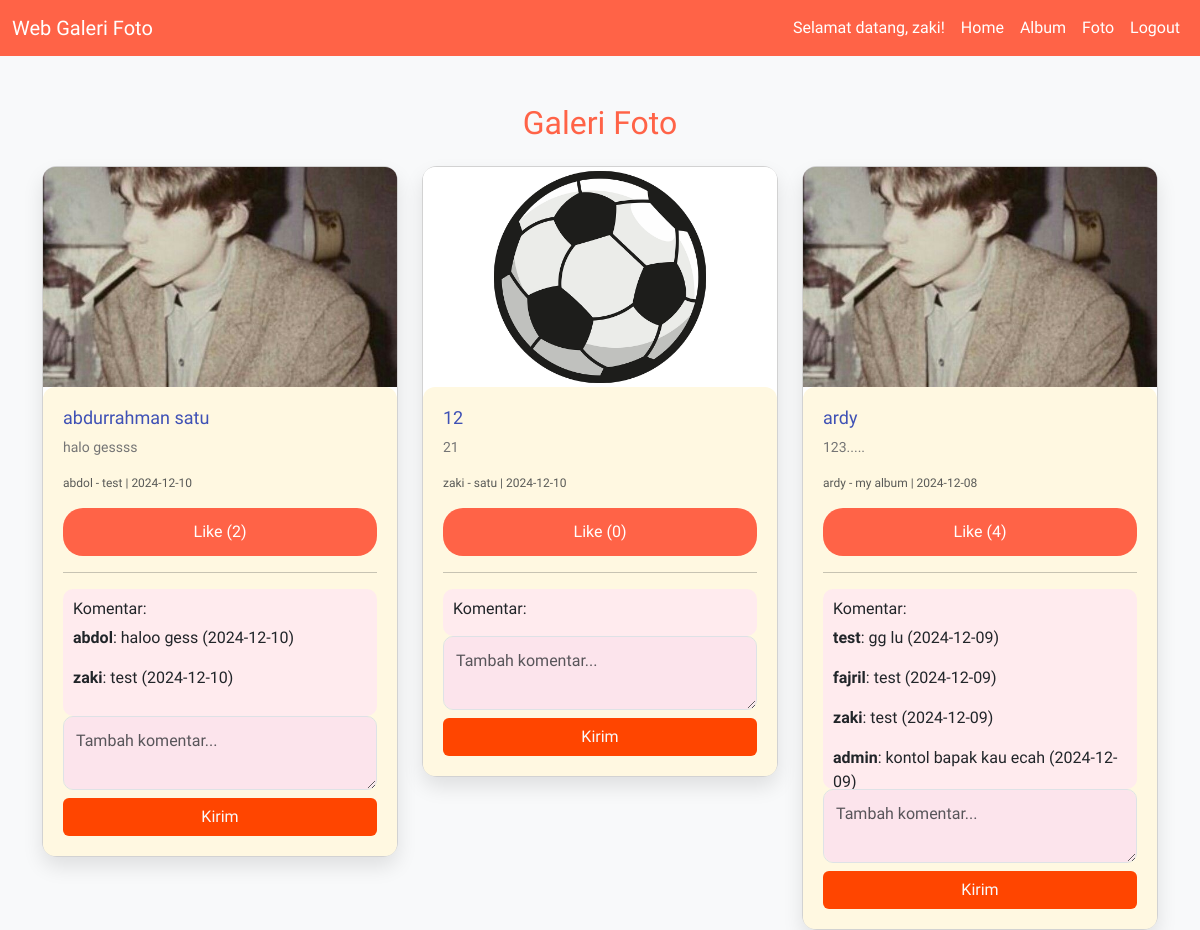
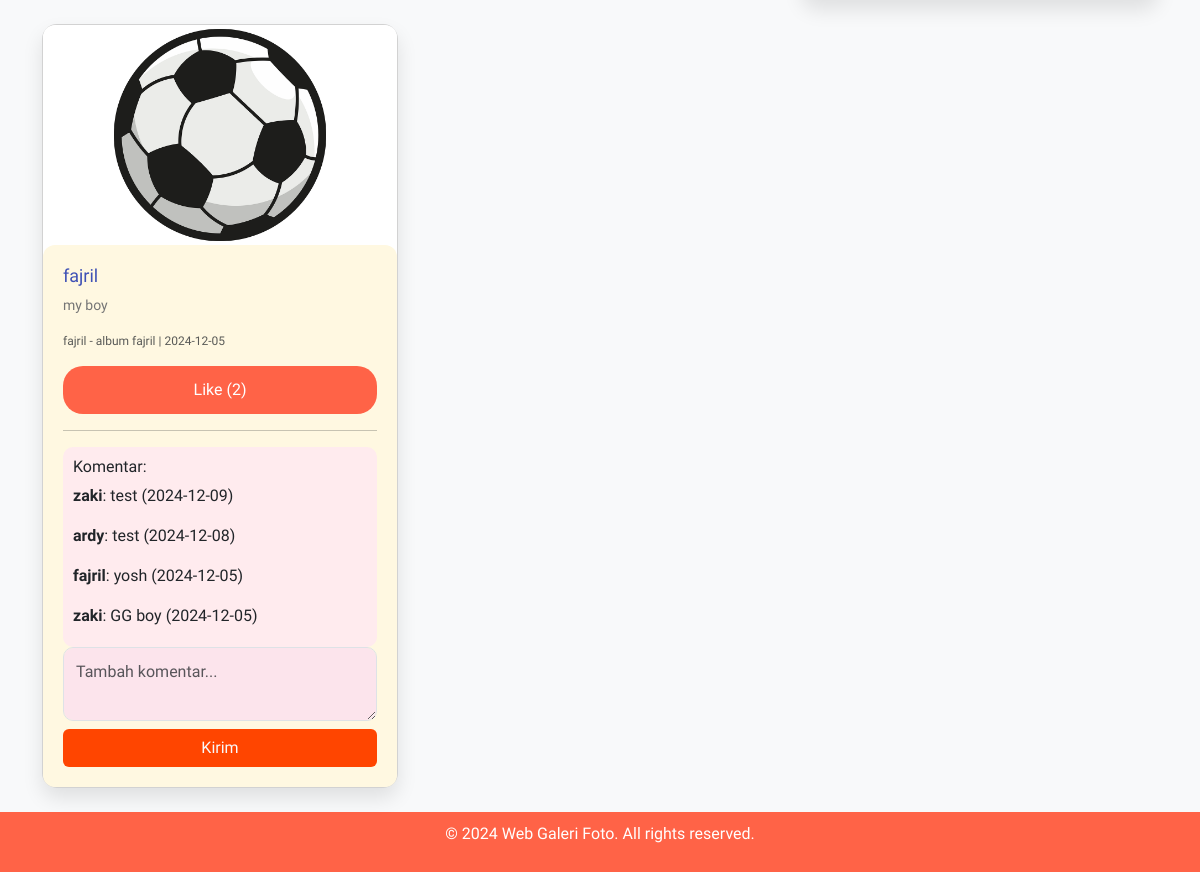
The page /index.php (signed in) on the database its author committed (2 pictures, top to bottom).
### tables this page shows
CREATE TABLE `gallery_foto` (
  `FOTO_ID` int(11) NOT NULL,
  `USER_ID` int(11) DEFAULT NULL,
  `ALBUM_ID` int(11) DEFAULT NULL,
  `JUDULFOTO` varchar(255) DEFAULT NULL,
  `DESKRIPSIFOTO` varchar(255) DEFAULT NULL,
  `TANGGALUNGGAH` date DEFAULT NULL,
  `LOKASIFILE` varchar(255) DEFAULT NULL
);

CREATE TABLE `gallery_user` (
  `USER_ID` int(11) NOT NULL,
  `USERNAME` varchar(255) DEFAULT NULL,
  `PASSWORD` varchar(255) DEFAULT NULL,
  `EMAIL` varchar(255) DEFAULT NULL,
  `NAMALENGKAP` varchar(255) DEFAULT NULL,
  `ALAMAT` varchar(255) DEFAULT NULL
);

CREATE TABLE `gallery_album` (
  `ALBUM_ID` int(11) NOT NULL,
  `USER_ID` int(11) DEFAULT NULL,
  `NAMAALBUM` varchar(255) DEFAULT NULL,
  `DESKRIPIS` varchar(255) DEFAULT NULL,
  `TANGGALDIBUAT` date DEFAULT NULL
);

### index.php (the view, shortened to what this page needs)
<?php
include 'koneksi.php';
$query_foto = "SELECT f.FOTO_ID, f.JUDULFOTO, f.LOKASIFILE, f.TANGGALUNGGAH, a.NAMAALBUM, u.USERNAME, f.DESKRIPSIFOTO
               FROM gallery_foto f
               JOIN gallery_album a ON f.ALBUM_ID = a.ALBUM_ID
               JOIN gallery_user u ON f.USER_ID = u.USER_ID
               ORDER BY f.TANGGALUNGGAH DESC";
$foto_result = mysqli_query($koneksi, $query_foto);
?>
<!DOCTYPE html>
<html lang="en">
<head>
    <link href="https://cdn.jsdelivr.net/npm/bootstrap@5.3.0-alpha1/dist/css/bootstrap.min.css" rel="stylesheet">
</head>
<body>
    <nav class="navbar navbar-expand-lg navbar-dark">
        <div class="container-fluid">
            <a class="navbar-brand" href="index.php">Web Galeri Foto</a>
            <div class="collapse navbar-collapse" id="navbarNav">
                <ul class="navbar-nav ms-auto">
                    <?php if (isset($_SESSION['user_id'])): ?>
                        <li class="nav-item">
                            <span class="nav-link text-light">Selamat datang, <?= $_SESSION['username']; ?>!</span>
                        </li>
                    <?php endif; ?>
                    <li class="nav-item"><a class="nav-link active" href="#">Home</a></li>
                    <li class="nav-item"><a class="nav-link" href="album_list.php">Album</a></li>
                    <li class="nav-item"><a class="nav-link" href="foto_list.php">Foto</a></li>
                    <li class="nav-item"><a class="nav-link" href="logout.php">Logout</a></li>
                </ul>
            </div>
        </div>
    </nav>
    <div class="container mt-5">
        <h2 class="text-center mb-4" style="color: #ff6347;">Galeri Foto</h2>
        <div class="row">
            <?php
            while ($foto = mysqli_fetch_assoc($foto_result)) { ?>
                <div class="col-md-4 mb-4">
                    <div class="card">
                        <img src="uploads/<?= $foto['LOKASIFILE'] ?>" alt="<?= $foto['JUDULFOTO'] ?>" class="card-img-top">
                        <div class="card-body">
                            <h5 class="card-title"><?= $foto['JUDULFOTO'] ?></h5>
                            <p class="card-text"><?= $foto['DESKRIPSIFOTO'] ?></p>
                            <p class="text-muted">
                                <?= $foto['USERNAME'] ?> - <?= $foto['NAMAALBUM'] ?> | <?= $foto['TANGGALUNGGAH'] ?>
                            </p>
                            <?php
                            $foto_id = $foto['FOTO_ID'];
                            $query_like = "SELECT COUNT(*) AS total_like FROM gallerylike_foto WHERE FOTO_ID = '$foto_id'";
                            $like_result = mysqli_query($koneksi, $query_like);
                            $like_data = mysqli_fetch_assoc($like_result);
                            ?>
                            <button class="btn btn-outline-primary w-100" data-foto-id="<?= $foto_id ?>">
                                Like (<?= $like_data['total_like'] ?>)
                            </button>
                            <hr>
                            <div class="komentar-section">
                                <h6>Komentar:</h6>
                                <?php
                                $query_komentar = "SELECT k.ISIKOMENTAR, u.USERNAME, k.TANGGALKOMENTAR
                                                   FROM gallery_komentar_foto k
                                                   JOIN gallery_user u ON k.USER_ID = u.USER_ID
                                                   WHERE k.FOTO_ID = '$foto_id' ORDER BY k.TANGGALKOMENTAR DESC";
                                $komentar_result = mysqli_query($koneksi, $query_komentar);
                                while ($komentar = mysqli_fetch_assoc($komentar_result)) {
                                    echo "<p><strong>{$komentar['USERNAME']}</strong>: {$komentar['ISIKOMENTAR']} ({$komentar['TANGGALKOMENTAR']})</p>";
                                }
                                ?>
                            </div>
                            <form method="POST" action="proses_komentar.php">
                                <textarea name="komentar" placeholder="Tambah komentar..." required
                                    class="form-control mb-2"></textarea>
                                <button type="submit" class="btn btn-primar w-100">Kirim</button>
                            </form>
                        </div>
                    </div>
                </div>
            <?php } ?>
        </div>
    </div>
    <footer>
        <p>&copy; 2024 Web Galeri Foto. All rights reserved.</p>
    </footer>
</body>
</html>

### index.php (style rules this page uses)
body { font-family: 'Comic Sans MS', sans-serif; background-color: #f8f9fa; }
nav { background-color: #ff6347 !important; }
.navbar-brand, .nav-link { color: white !important; }
.card { border-radius: 15px; box-shadow: 0 10px 20px rgba(0, 0, 0, 0.1); transition: transform 0.3s ease-in-out; }
.card-body { padding: 20px; background-color: #fff8e1; border-radius: 12px; }
.card-img-top { border-radius: 12px 12px 0 0; max-height: 220px; object-fit: cover; }
.btn-outline-primary { border-radius: 20px; font-weight: normal; background-color: #ff6347; color: white; border: none; padding: 12px; transition: background-color 0.3s ease-in-out; }
.komentar-section { max-height: 200px; overflow-y: auto; margin-top: 15px; background-color: #ffebee; padding: 10px; border-radius: 10px; }
.form-control { border-radius: 10px; margin-bottom: 10px; padding: 12px; background-color: #fce4ec; }
.card-title { font-size: 18px; font-weight: normal; color: #3f51b5; }
.card-text { font-size: 14px; color: #757575; }
.text-muted { font-size: 12px; }
.btn-primar { color: #f8f9fa; background-color: #ff4500; }
footer { background-color: #ff6347; color: white; padding: 10px 0; text-align: center; }

### rows shown on the page
gallery_foto: LOKASIFILE (picture), JUDULFOTO "abdurrahman satu", DESKRIPSIFOTO "halo gessss", USER_ID.USERNAME "abdol", ALBUM_ID.NAMAALBUM "test", TANGGALUNGGAH "2024-12-10", total_like "2", USERNAME "abdol", ISIKOMENTAR "haloo gess", TANGGALKOMENTAR "2024-12-10", USERNAME "zaki", ISIKOMENTAR "test"
gallery_foto: LOKASIFILE (picture), JUDULFOTO "12", DESKRIPSIFOTO "21", USER_ID.USERNAME "zaki", ALBUM_ID.NAMAALBUM "satu", TANGGALUNGGAH "2024-12-10", total_like "0"
gallery_foto: LOKASIFILE (picture), JUDULFOTO "ardy", DESKRIPSIFOTO "123.....", USER_ID.USERNAME "ardy", ALBUM_ID.NAMAALBUM "my album", TANGGALUNGGAH "2024-12-08", total_like "4", USERNAME "test", ISIKOMENTAR "gg lu", TANGGALKOMENTAR "2024-12-09", USERNAME "fajril", ISIKOMENTAR "test", USERNAME "zaki", USERNAME "admin", ISIKOMENTAR "kontol bapak kau ecah"
gallery_foto: LOKASIFILE (picture), JUDULFOTO "fajril", DESKRIPSIFOTO "my boy", USER_ID.USERNAME "fajril", ALBUM_ID.NAMAALBUM "album fajril", TANGGALUNGGAH "2024-12-05", total_like "2", USERNAME "zaki", ISIKOMENTAR "test", TANGGALKOMENTAR "2024-12-09", USERNAME "ardy", TANGGALKOMENTAR "2024-12-08", USERNAME "fajril", ISIKOMENTAR "yosh", TANGGALKOMENTAR "2024-12-05", ISIKOMENTAR "GG boy"

### other values the page prints
$_SESSION['username'] "zaki"
